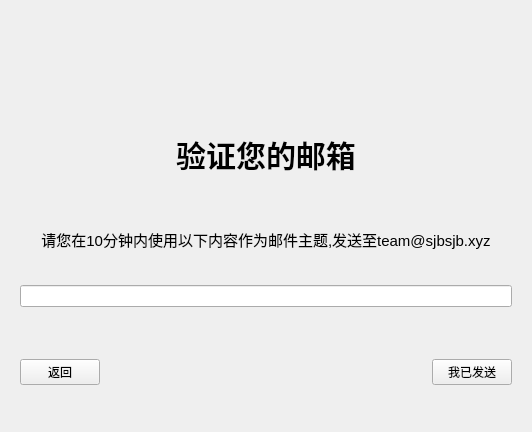
             <widget class="QWidget" name="page_3">
              <layout class="QGridLayout" name="gridLayout">
               <item row="0" column="0">
                <widget class="QFrame" name="frame_91">
                 <property name="minimumSize">
                  <size>
                   <width>510</width>
                   <height>410</height>
                  </size>
                 </property>
                 <property name="maximumSize">
                  <size>
                   <width>510</width>
                   <height>410</height>
                  </size>
                 </property>
                 <layout class="QVBoxLayout" name="verticalLayout_85">
                  <item>
                   <widget class="QWidget" name="widget_92" native="true">
                    <layout class="QHBoxLayout" name="horizontalLayout_42">
                     <item>
                      <widget class="QLabel" name="label_116">
                       <property name="sizePolicy">
                        <sizepolicy hsizetype="Fixed" vsizetype="Fixed">
                         <horstretch>70</horstretch>
                         <verstretch>70</verstretch>
                        </sizepolicy>
                       </property>
                       <property name="minimumSize">
                        <size>
                         <width>70</width>
                         <height>70</height>
                        </size>
                       </property>
                       <property name="maximumSize">
                        <size>
                         <width>70</width>
                         <height>70</height>
                        </size>
                       </property>
                       <property name="text">
                        <string/>
                       </property>
                       <property name="pixmap">
                        <pixmap resource="../apprcc.qrc">:/pic/pic/Glass_JE4_BE2.png</pixmap>
                       </property>
                      </widget>
                     </item>
                    </layout>
                   </widget>
                  </item>
                  <item>
                   <widget class="QLabel" name="label_96">
                    <property name="styleSheet">
                     <string notr="true">font-size:30px;
font-weight:500;</string>
                    </property>
                    <property name="text">
                     <string>验证您的邮箱</string>
                    </property>
                    <property name="alignment">
                     <set>Qt::AlignCenter</set>
                    </property>
                   </widget>
                  </item>
                  <item>
                   <widget class="QLabel" name="label_97">
                    <property name="styleSheet">
                     <string notr="true">font-size:15px;
font-weight:450;</string>
                    </property>
                    <property name="text">
                     <string>请您在10分钟内使用以下内容作为邮件主题,发送至team@sjbsjb.xyz</string>
                    </property>
                    <property name="alignment">
                     <set>Qt::AlignCenter</set>
                    </property>
                   </widget>
                  </item>
                  <item>
                   <widget class="QLineEdit" name="lineEdit_14">
                    <property name="text">
                     <string/>
                    </property>
                    <property name="echoMode">
                     <enum>QLineEdit::Normal</enum>
                    </property>
                    <property name="readOnly">
                     <bool>true</bool>
                    </property>
                    <property name="placeholderText">
                     <string/>
                    </property>
                   </widget>
                  </item>
                  <item>
                   <widget class="QLabel" name="label_15">
                    <property name="sizePolicy">
                     <sizepolicy hsizetype="Preferred" vsizetype="Fixed">
                      <horstretch>0</horstretch>
                      <verstretch>0</verstretch>
                     </sizepolicy>
                    </property>
                    <property name="styleSheet">
                     <string notr="true">color:#ff4757;</string>
                    </property>
                    <property name="text">
                     <string/>
                    </property>
                   </widget>
                  </item>
                  <item>
                   <widget class="QWidget" name="widget_90" native="true">
                    <layout class="QHBoxLayout" name="horizontalLayout_23">
                     <property name="leftMargin">
                      <number>0</number>
                     </property>
                     <property name="rightMargin">
                      <number>0</number>
                     </property>
                     <item>
                      <widget class="QPushButton" name="pushButton_3">
                       <property name="text">
                        <string>返回</string>
                       </property>
                      </widget>
                     </item>
                     <item>
                      <spacer name="horizontalSpacer_18">
                       <property name="orientation">
                        <enum>Qt::Horizontal</enum>
                       </property>
                       <property name="sizeHint" stdset="0">
                        <size>
                         <width>246</width>
                         <height>20</height>
                        </size>
                       </property>
                      </spacer>
                     </item>
                     <item>
                      <widget class="QPushButton" name="pushButton_23">
                       <property name="text">
                        <string>我已发送</string>
                       </property>
                      </widget>
                     </item>
                    </layout>
                   </widget>
                  </item>
                 </layout>
                </widget>
               </item>
              </layout>
             </widget>
